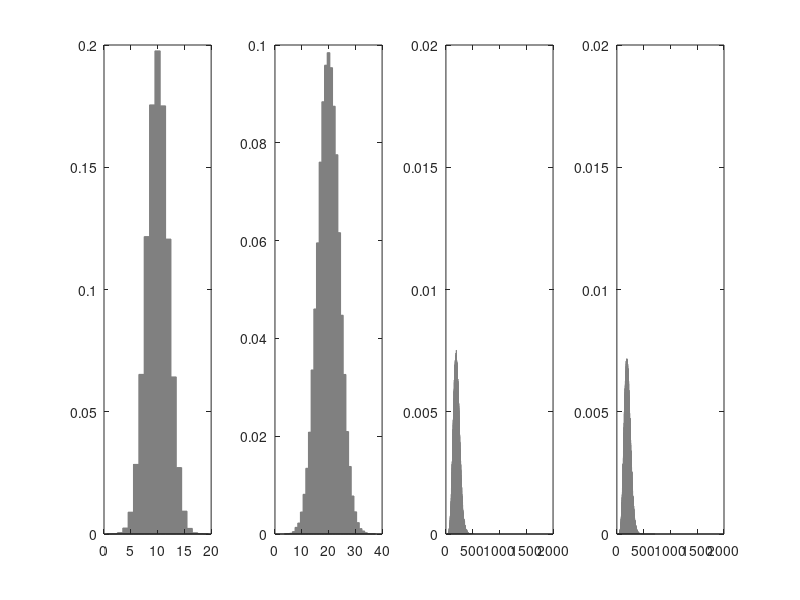

Reproduce this figure in MATLAB.
clear all
close all
clc


rng(0)

num = 100000;
border = 1;


X = normrnd(10, 2, [num, 1]);
% W = rand(num, 1);
% W = randn(num, 1)*100;
W = normrnd(20, 4, [num, 1]);



Z = X .* W;


line_X = round(min(X)):border:round(max(X));
f_X = hist(X, line_X);
f_X = f_X/num;

line_W = round(min(W)):border:round(max(W));
f_W = hist(W, line_W);
f_W = f_W/num;

line_Z = round(min(Z)):border*1:round(max(Z));
f_Z = hist(Z, line_Z);
f_Z = f_Z/num;





X = round(X);
W = round(W);



% assume z = 200
z = 200;
p_all = 0;



% product distribution simulation experiment

line_t = 1:2000;
f_t = 1:2000;


for j = 1:max(size(line_t))
    z = line_t(j);
    p_all = 0;
    for i = 1:max(size(line_X))
        x = line_X(i);

        p_x = f_X(find(line_X == x));

        w = round(z/x);
        pos = find(line_W == w);

        p_w = 0;
        if min(size(pos)) > 0
            p_w = p_w + f_W(pos);
        end

        temp = p_x*p_w*(1/abs(x));
        p_all = p_all + temp;

%        [x p_x w p_w temp]
    end

    f_t(j) = p_all;
%    p_all
end







% 
% 
% threshold = 1;
% 
% for i = 1:num
%     z = line_Z(i);
% 
%     p_z = 0;
%     for j = 1:max(size(line_X))
%         x = line_X(j);
%         p_x = f_X(j);
% 
%         w = z/x;
% 
%         p_w = 0;
%         if min(abs(line_W - w)) < threshold
%             pos = find(min(abs(line_W - w)) == abs(line_W - w));
%             p_w = f_W(pos);
%         end
% 
%         f_Z_(i) = p_x*p_w*( 1/abs(x) );
%     end
% 
%     [i num]
% end








figure
subplot(1, 4, 1)
bar(line_X, f_X, 1, 'FaceColor', [0.5 0.5 0.5], 'EdgeColor', [0.5 0.5 0.5])
subplot(1, 4, 2)
bar(line_W, f_W, 1, 'FaceColor', [0.5 0.5 0.5], 'EdgeColor', [0.5 0.5 0.5])
subplot(1, 4, 3)
bar(line_Z, f_Z, 1, 'FaceColor', [0.5 0.5 0.5], 'EdgeColor', [0.5 0.5 0.5])
ylim([0 0.02])
xlim([0 2000])
subplot(1, 4, 4)
bar(line_t, f_t, 1, 'FaceColor', [0.5 0.5 0.5], 'EdgeColor', [0.5 0.5 0.5])
ylim([0 0.02])
xlim([0 2000])


% 
% figure
% subplot(1, 3, 1)
% hist(X, min(X):border:max(X))
% subplot(1, 3, 2)
% hist(W, min(W):border:max(W))
% subplot(1, 3, 3)
% hist(Z, min(Z):border:max(Z))

% 
% data = normrnd(0, 1, [num, 1]);
% 
% 
% figure
% hist(data, -5:0.01:5)
% 
% 
% 
% 
% figure
% hist1 = hist(data, -5:0.01:5)
% bar(hist1, 1)
